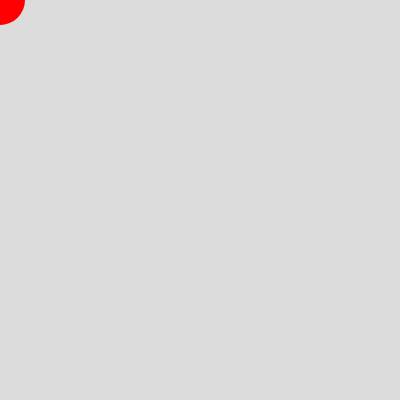
Frame 1 (no input)
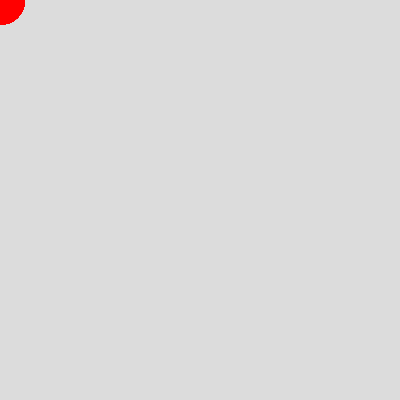
Frame 60 (no input)
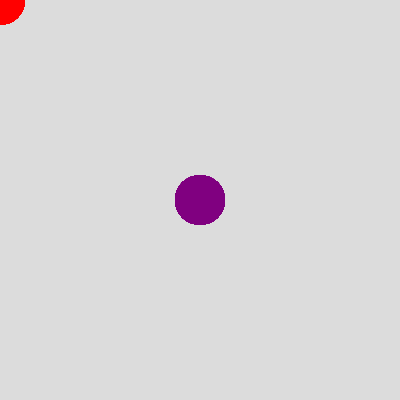
Frame 120 (the mouse pressed at the canvas centre since frame 60)

The p5.js sketch that drew these frames (run headless with seeded random() and noise() and a simulated clock; from frame 60 on, the mouse is pressed at the canvas centre):

// p5.js sketch
// ── sketch.js
function setup() {
  createCanvas(400, 400);
  background(220);
}

function draw() {
  let r = map(mouseX, 0, width, 255, 0);
  let g = 0;
  let b = map(mouseY, 0, height, 0, 255);

  noStroke();
  fill(r, g, b);
  circle(mouseX, mouseY, 50);
}
